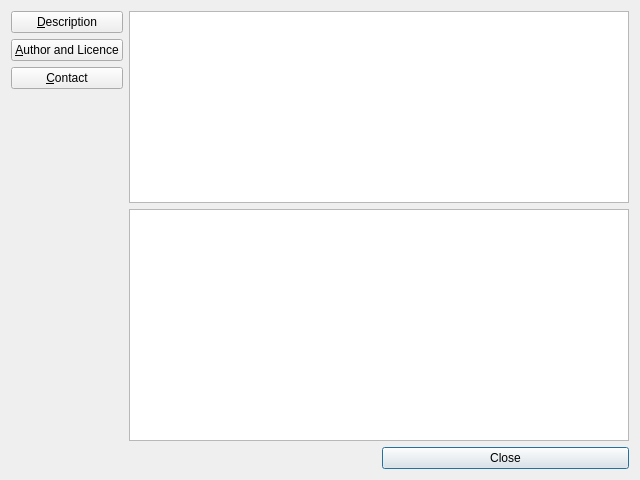
<?xml version="1.0" encoding="UTF-8"?>
<ui version="4.0">
 <class>AboutDialog</class>
 <widget class="QDialog" name="AboutDialog">
  <property name="geometry">
   <rect>
    <x>0</x>
    <y>0</y>
    <width>640</width>
    <height>480</height>
   </rect>
  </property>
  <property name="sizePolicy">
   <sizepolicy hsizetype="Preferred" vsizetype="Preferred">
    <horstretch>0</horstretch>
    <verstretch>0</verstretch>
   </sizepolicy>
  </property>
  <property name="windowTitle">
   <string>About MOV MetaEdit</string>
  </property>
  <layout class="QGridLayout" name="gridLayout">
   <item row="0" column="1" colspan="2">
    <widget class="QTextBrowser" name="NameVersion">
     <property name="enabled">
      <bool>true</bool>
     </property>
     <property name="sizePolicy">
      <sizepolicy hsizetype="Expanding" vsizetype="Expanding">
       <horstretch>0</horstretch>
       <verstretch>0</verstretch>
      </sizepolicy>
     </property>
     <property name="openExternalLinks">
      <bool>true</bool>
     </property>
    </widget>
   </item>
   <item row="1" column="1" colspan="2">
    <widget class="QTextBrowser" name="Text">
     <property name="sizePolicy">
      <sizepolicy hsizetype="Expanding" vsizetype="Expanding">
       <horstretch>1</horstretch>
       <verstretch>1</verstretch>
      </sizepolicy>
     </property>
     <property name="openExternalLinks">
      <bool>true</bool>
     </property>
    </widget>
   </item>
   <item row="2" column="2">
    <widget class="QPushButton" name="Button_Close">
     <property name="text">
      <string>Close</string>
     </property>
    </widget>
   </item>
   <item row="0" column="0" rowspan="2">
    <layout class="QVBoxLayout" name="Vertical_Layout">
     <item>
      <widget class="QPushButton" name="Button_Description">
       <property name="text">
        <string>&amp;Description</string>
       </property>
      </widget>
     </item>
     <item>
      <widget class="QPushButton" name="Button_AuthorLicence">
       <property name="text">
        <string>&amp;Author and Licence</string>
       </property>
      </widget>
     </item>
     <item>
      <widget class="QPushButton" name="Button_Contact">
       <property name="text">
        <string>&amp;Contact</string>
       </property>
      </widget>
     </item>
     <item>
      <spacer name="Top_Vertical_Spacer">
       <property name="orientation">
        <enum>Qt::Vertical</enum>
       </property>
       <property name="sizeHint" stdset="0">
        <size>
         <width>20</width>
         <height>40</height>
        </size>
       </property>
      </spacer>
     </item>
     <item>
      <spacer name="Bottom_Vertical_Spacer">
       <property name="orientation">
        <enum>Qt::Vertical</enum>
       </property>
       <property name="sizeHint" stdset="0">
        <size>
         <width>20</width>
         <height>40</height>
        </size>
       </property>
      </spacer>
     </item>
    </layout>
   </item>
  </layout>
 </widget>
 <resources/>
 <connections>
  <connection>
   <sender>Button_Close</sender>
   <signal>clicked()</signal>
   <receiver>AboutDialog</receiver>
   <slot>close()</slot>
   <hints>
    <hint type="sourcelabel">
     <x>272</x>
     <y>271</y>
    </hint>
    <hint type="destinationlabel">
     <x>199</x>
     <y>146</y>
    </hint>
   </hints>
  </connection>
 </connections>
</ui>
